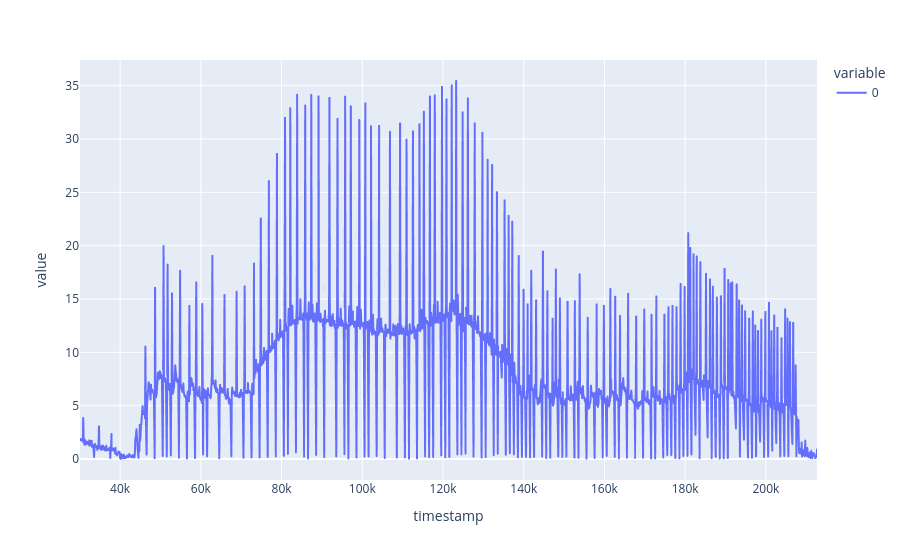

The code cell stored with this chart in its notebook:
### Code cell
px.line(calculate_speed(fit_gps).loc[30_000:])

### Figure 1 — Plotly figure (JSON) as saved in the notebook; plotly's stock layout.template omitted (floating-point values rounded to 4 significant figures; data arrays with more than 128 entries replaced by an {"elided": "..."} marker saying what was removed)
{"data": [{"hovertemplate": "variable=0<br>timestamp=%{x}<br>value=%{y}<extra></extra>", "legendgroup": "0", "line": {"color": "#636efa", "dash": "solid"}, "marker": {"symbol": "circle"}, "mode": "lines", "name": "0", "showlegend": true, "type": "scattergl", "x": {"elided": "1695 int values"}, "xaxis": "x", "y": {"elided": "1695 float values"}, "yaxis": "y"}], "layout": {"legend": {"title": {"text": "variable"}, "tracegroupgap": 0}, "margin": {"t": 60}, "xaxis": {"anchor": "y", "domain": [0, 1], "title": {"text": "timestamp"}}, "yaxis": {"anchor": "x", "domain": [0, 1], "title": {"text": "value"}}}}
